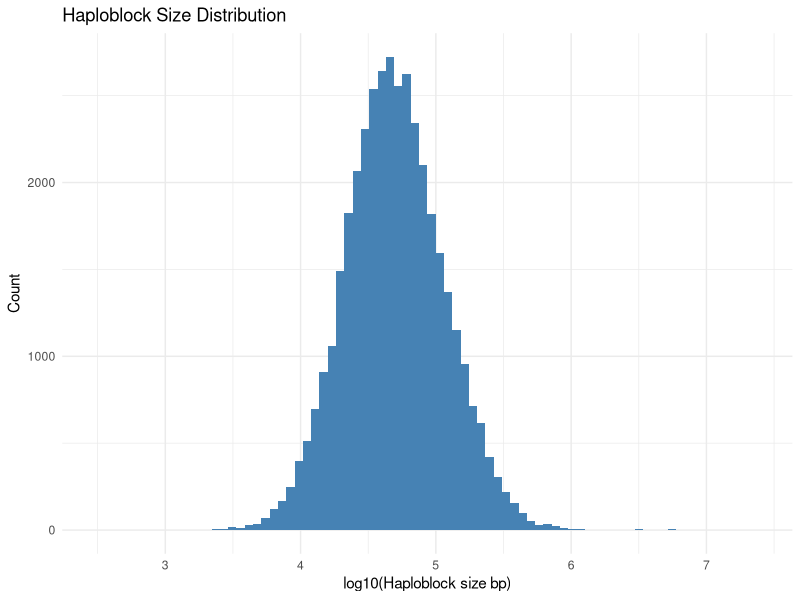
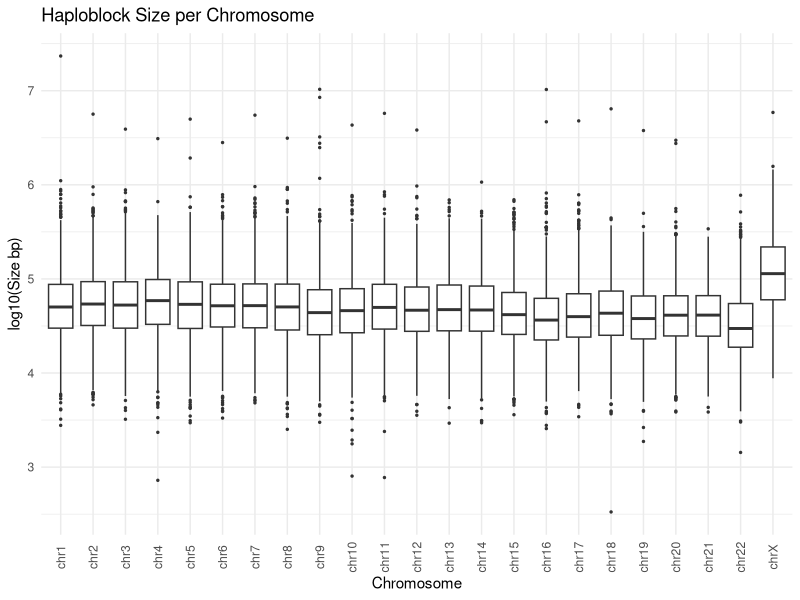
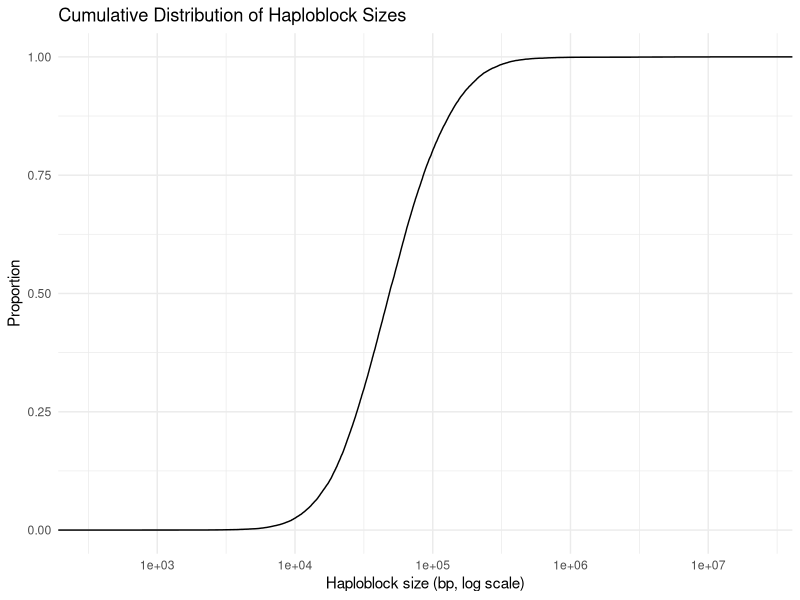
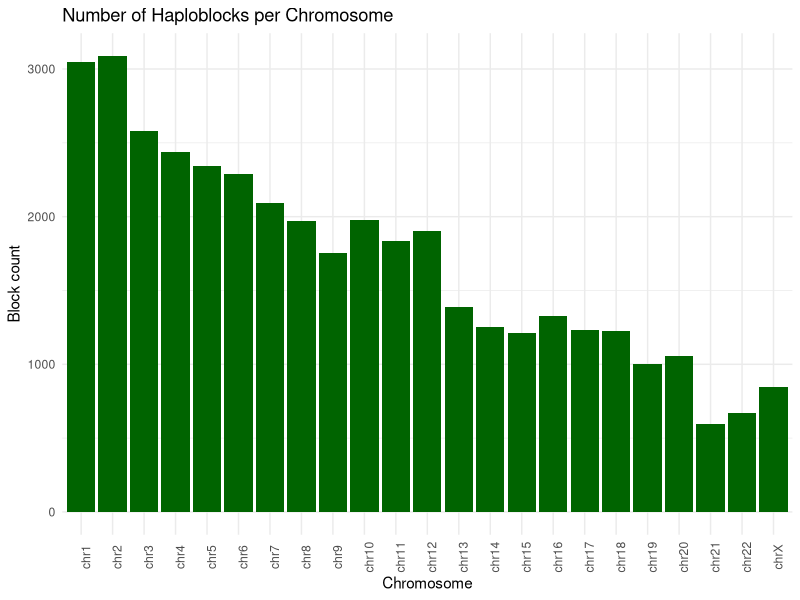
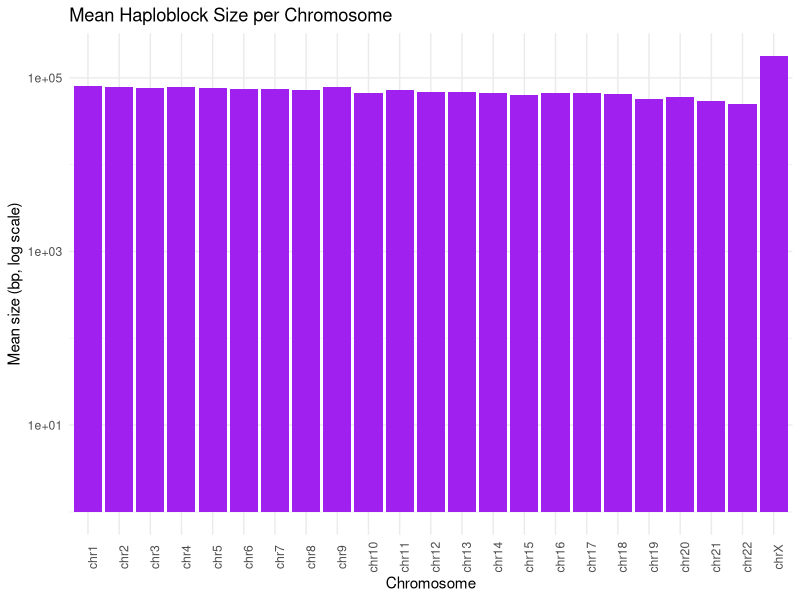
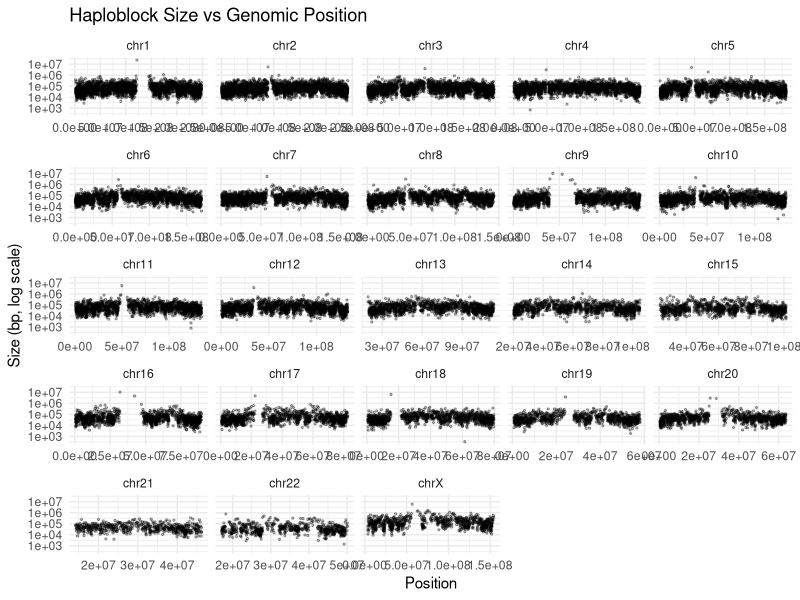
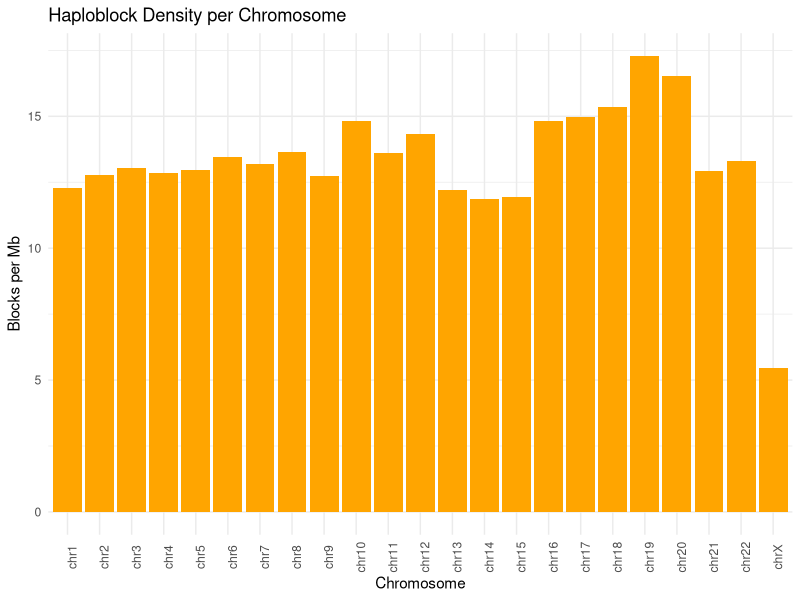

The R source for these figures, in order:
# =========================

# Haploblock QC Analysis

# =========================

library(ggplot2)
library(dplyr)
library(readr)
library(scales)

# -------------------------

# Load data

# -------------------------

df <- read.table("combined_haploblocks_clean.tsv",
header = FALSE,
sep = "\t",
stringsAsFactors = FALSE)

colnames(df) <- c("CHR", "START", "END", "SIZE")


# -------------------------
# Basic transforms
# -------------------------

df$CHR <- factor(df$CHR,
                 levels = unique(df$CHR[order(as.numeric(gsub("chr", "", df$CHR)))]))

df <- df %>%
  mutate(
    LOG_SIZE = log10(SIZE)
  )


dir.create("figures", showWarnings = FALSE)

# =========================

# 1. Global size distribution

# =========================

p1 <- ggplot(df, aes(LOG_SIZE)) +
geom_histogram(bins = 80, fill = "steelblue") +
theme_minimal() +
labs(title = "Haploblock Size Distribution",
x = "log10(Haploblock size bp)",
y = "Count")

ggsave("figures/01_size_distribution.pdf", p1, width = 8, height = 5)

# =========================

# 2. Chromosome boxplot

# =========================

p2 <- ggplot(df, aes(x = CHR, y = LOG_SIZE)) +
geom_boxplot(outlier.size = 0.5) +
theme_minimal() +
theme(axis.text.x = element_text(angle = 90, vjust = 0.5)) +
labs(title = "Haploblock Size per Chromosome",
x = "Chromosome",
y = "log10(Size bp)")

ggsave("figures/02_chr_boxplot.pdf", p2, width = 10, height = 5)

# =========================

# 3. ECDF (cumulative distribution)

# =========================

p3 <- ggplot(df, aes(SIZE)) +
stat_ecdf(geom = "step") +
scale_x_log10() +
theme_minimal() +
labs(title = "Cumulative Distribution of Haploblock Sizes",
x = "Haploblock size (bp, log scale)",
y = "Proportion")

ggsave("figures/03_ecdf.pdf", p3, width = 8, height = 5)

# =========================

# 4. Blocks per chromosome (density proxy)

# =========================

chr_counts <- df %>%
group_by(CHR) %>%
summarise(N_BLOCKS = n()) %>%
arrange(CHR)

p4 <- ggplot(chr_counts, aes(x = CHR, y = N_BLOCKS)) +
geom_bar(stat = "identity", fill = "darkgreen") +
theme_minimal() +
theme(axis.text.x = element_text(angle = 90)) +
labs(title = "Number of Haploblocks per Chromosome",
x = "Chromosome",
y = "Block count")

ggsave("figures/04_blocks_per_chr.pdf", p4, width = 10, height = 5)

# =========================

# 5. Mean size per chromosome

# =========================

chr_mean <- df %>%
group_by(CHR) %>%
summarise(MEAN_SIZE = mean(SIZE))

p5 <- ggplot(chr_mean, aes(x = CHR, y = MEAN_SIZE)) +
geom_bar(stat = "identity", fill = "purple") +
theme_minimal() +
theme(axis.text.x = element_text(angle = 90)) +
scale_y_log10() +
labs(title = "Mean Haploblock Size per Chromosome",
x = "Chromosome",
y = "Mean size (bp, log scale)")

ggsave("figures/05_mean_size_chr.pdf", p5, width = 10, height = 5)

# =========================

# 6. Size vs position (genome structure)

# =========================

p6 <- ggplot(df, aes(x = START, y = SIZE)) +
geom_point(alpha = 0.3, size = 0.5) +
facet_wrap(~CHR, scales = "free_x") +
scale_y_log10() +
theme_minimal() +
labs(title = "Haploblock Size vs Genomic Position",
x = "Position",
y = "Size (bp, log scale)")

ggsave("figures/06_size_vs_position.pdf", p6, width = 12, height = 8)

# =========================

# 7. Density (blocks per Mb)

# =========================

chr_density <- df %>%
group_by(CHR) %>%
summarise(DENSITY = n() / (max(END) / 1e6))

p7 <- ggplot(chr_density, aes(x = CHR, y = DENSITY)) +
geom_bar(stat = "identity", fill = "orange") +
theme_minimal() +
theme(axis.text.x = element_text(angle = 90)) +
labs(title = "Haploblock Density per Chromosome",
x = "Chromosome",
y = "Blocks per Mb")

ggsave("figures/07_density.pdf", p7, width = 10, height = 5)

# =========================

# Done

# =========================

print("All figures saved in /figures/")
